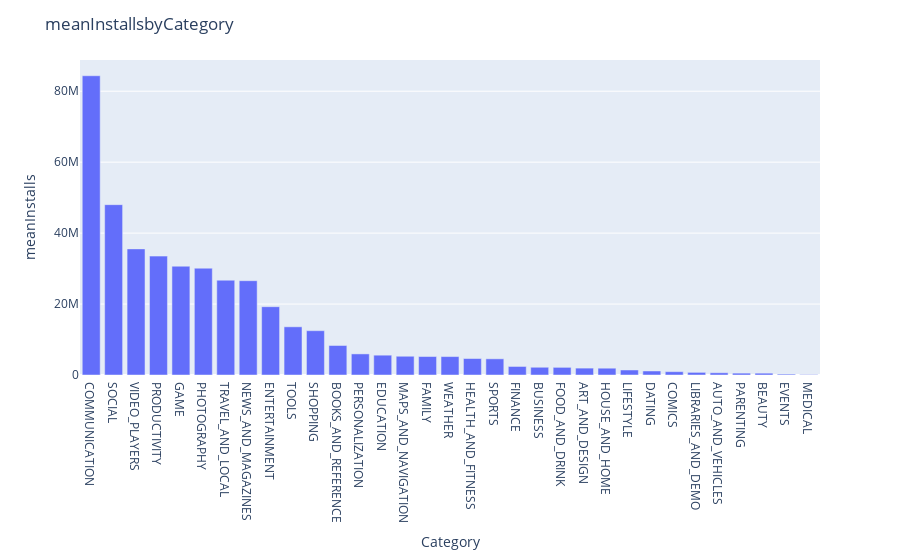

Write notebook code for a chart like this one.
### Code cell
catVCont("Category", "Installs")

### Figure 1 — Plotly figure (JSON) as saved in the notebook; plotly's stock layout.template omitted (floating-point values rounded to 4 significant figures)
{"data": [{"alignmentgroup": "True", "hovertemplate": "x=%{x}<br>y=%{y}<extra></extra>", "legendgroup": "", "marker": {"color": "#636efa"}, "name": "", "offsetgroup": "", "orientation": "v", "showlegend": false, "textposition": "auto", "type": "bar", "x": ["COMMUNICATION", "SOCIAL", "VIDEO_PLAYERS", "PRODUCTIVITY", "GAME", "PHOTOGRAPHY", "TRAVEL_AND_LOCAL", "NEWS_AND_MAGAZINES", "ENTERTAINMENT", "TOOLS", "SHOPPING", "BOOKS_AND_REFERENCE", "PERSONALIZATION", "EDUCATION", "MAPS_AND_NAVIGATION", "FAMILY", "WEATHER", "HEALTH_AND_FITNESS", "SPORTS", "FINANCE", "BUSINESS", "FOOD_AND_DRINK", "ART_AND_DESIGN", "HOUSE_AND_HOME", "LIFESTYLE", "DATING", "COMICS", "LIBRARIES_AND_DEMO", "AUTO_AND_VEHICLES", "PARENTING", "BEAUTY", "EVENTS", "MEDICAL"], "xaxis": "x", "y": [84360000.0, 48020000.0, 35550000.0, 33510000.0, 30670000.0, 30110000.0, 26730000.0, 26580000.0, 19260000.0, 13590000.0, 12490000.0, 8318000.0, 5948000.0, 5586000.0, 5287000.0, 5210000.0, 5196000.0, 4642000.0, 4560000.0, 2408000.0, 2183000.0, 2157000.0, 1943000.0, 1917000.0, 1411000.0, 1130000.0, 934800.0, 741100.0, 625100.0, 525400.0, 513200.0, 249600.0, 115300.0], "yaxis": "y"}], "layout": {"barmode": "relative", "legend": {"tracegroupgap": 0}, "margin": {"t": 60}, "title": {"text": "meanInstallsbyCategory"}, "xaxis": {"anchor": "y", "domain": [0, 1], "title": {"text": "Category"}}, "yaxis": {"anchor": "x", "domain": [0, 1], "title": {"text": "meanInstalls"}}}}
